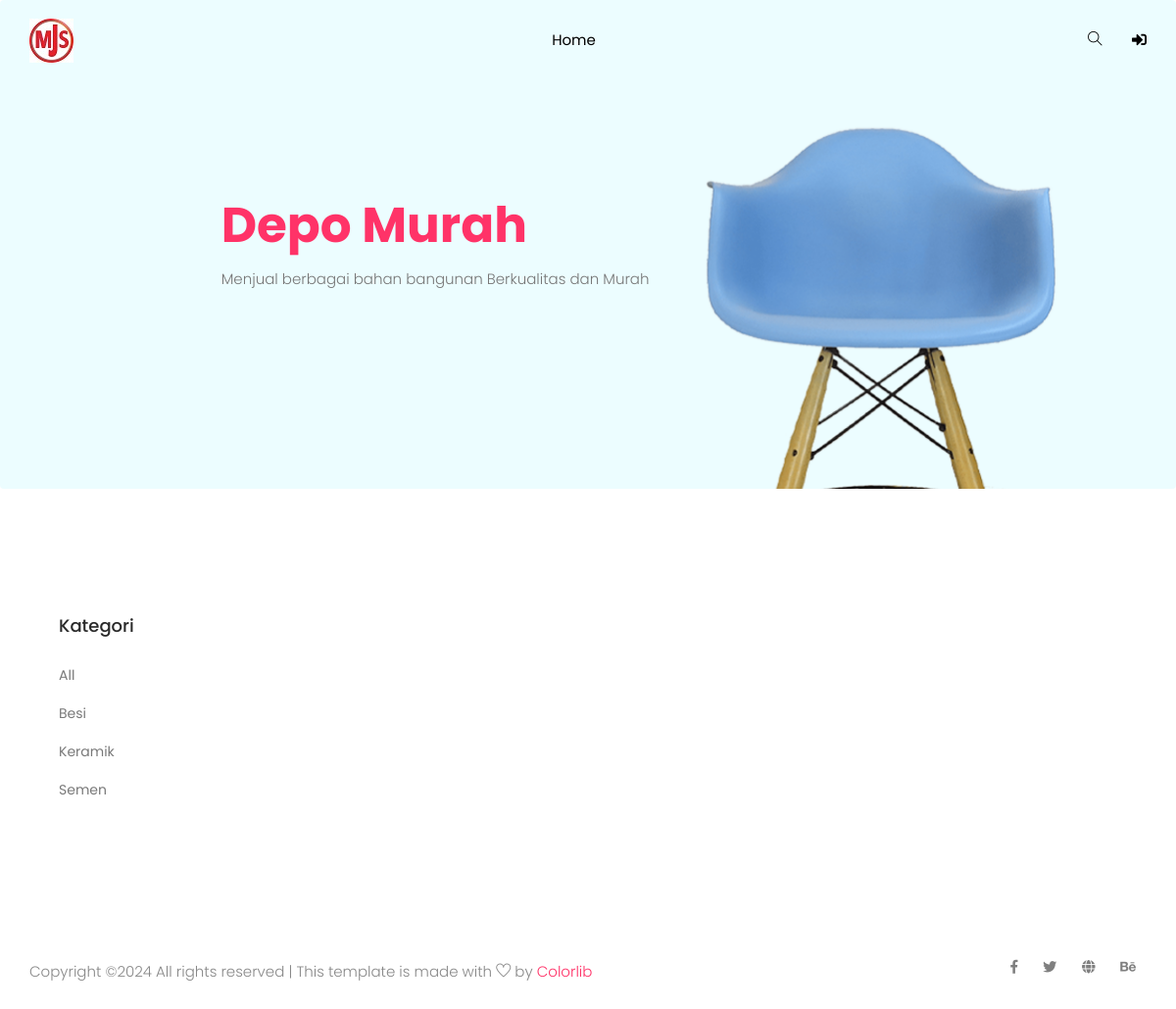
The page / on the database its author committed.
### tables this page shows
CREATE TABLE `tb_kategori_barang` (
  `id_kategori_barang` varchar(10) NOT NULL,
  `nm_kategori` varchar(40) DEFAULT NULL,
  `kode_kategori` varchar(3) DEFAULT NULL
);

### application/controllers/Front.php (called while the page is built, shortened)
<?php
class Front extends CI_Controller {
  public function __construct(){
      $this->load->helper('url');
      $this->load->library('pagination');
      $this->load->database();
  }
	public function index()
	{
        $this->load->view('template/front/home');
	}
}

### index.php (called while the page is built, shortened)
<?php
require_once BASEPATH.'core/CodeIgniter.php';

### application/views/template/front/home.php (the view, shortened to what this page needs)
<!doctype html>
<html lang="zxx">
<head>
    <link rel="stylesheet" href="<?php echo base_url(); ?>assets/template/front/css/bootstrap.min.css">
    <link rel="stylesheet" href="<?php echo base_url(); ?>assets/template/front/css/animate.css">
    <link rel="stylesheet" href="<?php echo base_url(); ?>assets/template/front/css/owl.carousel.min.css">
    <link rel="stylesheet" href="<?php echo base_url(); ?>assets/template/front/css/all.css">
    <link rel="stylesheet" href="<?php echo base_url(); ?>assets/template/front/css/flaticon.css">
    <link rel="stylesheet" href="<?php echo base_url(); ?>assets/template/front/css/themify-icons.css">
    <link rel="stylesheet" href="<?php echo base_url(); ?>assets/template/front/css/magnific-popup.css">
    <link rel="stylesheet" href="<?php echo base_url(); ?>assets/template/front/css/slick.css">
    <link rel="stylesheet" href="<?php echo base_url(); ?>assets/template/front/css/style.css">
</head>
<body>
<header class="main_menu home_menu">
        <div class="container">
            <div class="row align-items-center">
                <div class="col-lg-12">
                    <nav class="navbar navbar-expand-lg navbar-light">
                        <a class="navbar-brand" href="<?php echo base_url("front")?>"> <img src="<?php echo base_url(); ?>assets/images/icon.jpg" alt="logo"> </a>
                        <div class="collapse navbar-collapse main-menu-item" id="navbarSupportedContent">
                            <ul class="navbar-nav">
                                <li class="nav-item">
                                    <a class="nav-link" href="<?php echo base_url("front")?>">Home</a>
                                </li>
                            </ul>
                        </div>
                        <div class="hearer_icon d-flex">
                            <a id="search_1" href="javascript:void(0)"><i class="ti-search"></i></a>
                            <a href="<?php echo base_url("login")?>" title="Login"><i class="fas fa-sign-in-alt"></i></a>
                        </div>
                    </nav>
                </div>
            </div>
        </div>
    </header>
    <section class="breadcrumb breadcrumb_bg">
        <div class="container">
            <div class="row justify-content-center">
                <div class="col-lg-8">
                    <div class="breadcrumb_iner">
                        <div class="breadcrumb_iner_item">
                            <h2 style="color: #ff3368;">Depo Murah</h2>
                            <p>Menjual berbagai bahan bangunan Berkualitas dan Murah</p>
                        </div>
                    </div>
                </div>
            </div>
        </div>
    </section>
    <section class="cat_product_area section_padding">
        <div class="container">
            <div class="row">
                <div class="col-lg-3">
                    <div class="left_sidebar_area">
                        <aside class="left_widgets p_filter_widgets">
                            <div class="l_w_title">
                                <h3>Kategori</h3>
                            </div>
                            <div class="widgets_inner">
                                <ul class="list">
                                  <li>
                                      <a href="javascript:;" onclick="actKategori('')">All</a>
                                  </li>
                                  <?php
                                    $l_kategori = $this->db->query("
                                      SELECT id_kategori_barang, nm_kategori FROM tb_kategori_barang ORDER BY nm_kategori
                                    ")->result();
                                    foreach($l_kategori as $dataKat){
                                  ?>
                                    <li>
                                        <a href="javascript:;" onclick="actKategori('<?= $dataKat->id_kategori_barang ?>')"><?= $dataKat->nm_kategori ?></a>
                                    </li>
                                  <?php } ?>
                                </ul>
                            </div>
                        </aside>
                    </div>
                </div>
                <div class="col-lg-9">
                    <div class="row align-items-center latest_product_inner" id="postsList">
                    </div>
                </div>
            </div>
        </div>
    </section>
    <footer class="footer_part" style="padding: 0px 0px 25px;">
        <div class="copyright_part">
            <div class="container">
                <div class="row">
                    <div class="col-lg-8">
                        <div class="copyright_text">
                            <P>
Copyright &copy;<script>document.write(new Date().getFullYear());</script> All rights reserved | This template is made with <i class="ti-heart" aria-hidden="true"></i> by <a href="https://colorlib.com" target="_blank">Colorlib</a>
</P>
                        </div>
                    </div>
                    <div class="col-lg-4">
                        <div class="footer_icon social_icon">
                            <ul class="list-unstyled">
                                <li><a href="#" class="single_social_icon"><i class="fab fa-facebook-f"></i></a></li>
                                <li><a href="#" class="single_social_icon"><i class="fab fa-twitter"></i></a></li>
                                <li><a href="#" class="single_social_icon"><i class="fas fa-globe"></i></a></li>
                                <li><a href="#" class="single_social_icon"><i class="fab fa-behance"></i></a></li>
                            </ul>
                        </div>
                    </div>
                </div>
            </div>
        </div>
    </footer>
</body>
</html>

### assets/template/front/css/all.css (style rules this page uses)
.fa, .fas, .far, .fal, .fab { -moz-osx-font-smoothing: grayscale; -webkit-font-smoothing: antialiased; display: inline-block; font-style: normal; font-variant: normal; text-rendering: auto; line-height: 1; }
.fa-behance:before { content: "\f1b4"; }
.fa-facebook-f:before { content: "\f39e"; }
.fa-globe:before { content: "\f0ac"; }
.fa-sign-in-alt:before { content: "\f2f6"; }
.fa-twitter:before { content: "\f099"; }
.fab { font-family: 'Font Awesome 5 Brands'; }
.fa, .fas { font-family: 'Font Awesome 5 Free'; font-weight: 900; }

### rows shown on the page
tb_kategori_barang: nm_kategori "Besi"
tb_kategori_barang: nm_kategori "Keramik"
tb_kategori_barang: nm_kategori "Semen"
